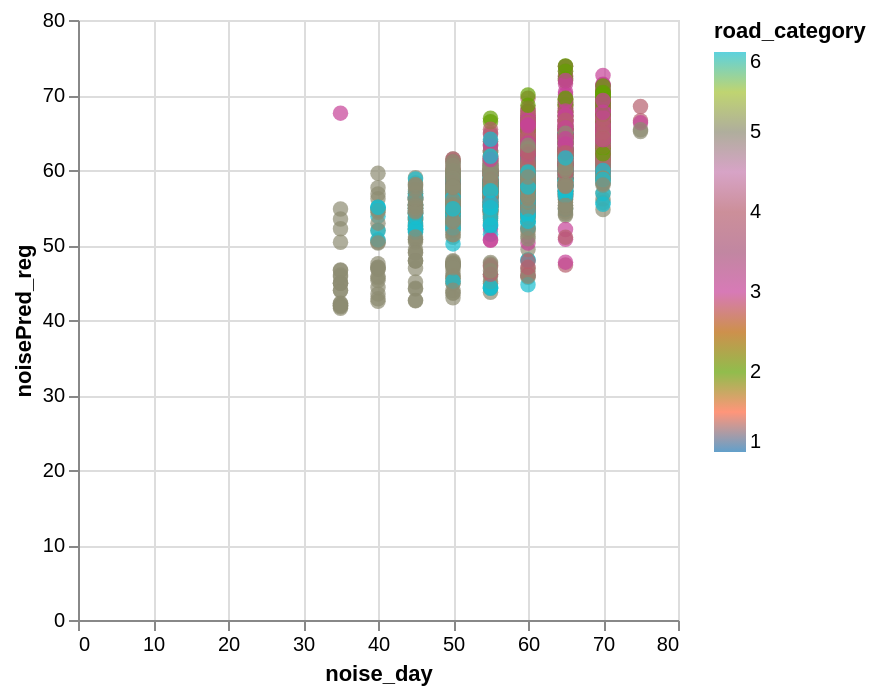

This figure's notebook cell:
### Code cell
data_test['noisePred_reg'] = y_pred

alt.Chart(data_test).mark_circle(size=60).encode(
    x='noise_day',
    y='noisePred_reg',
    color=alt.Color('road_category', scale=alt.Scale(scheme='category10')),
    tooltip=['road_id']
).interactive()

### Figure 1 — Vega-Lite specification as saved in the notebook (floating-point values rounded to 4 significant figures; data arrays with more than 128 entries replaced by an {"elided": "..."} marker saying what was removed)
{"config": {"view": {"continuousWidth": 300, "continuousHeight": 300}}, "data": {"name": "data-be176d47e07bfa0ed8c25c1e684c3670"}, "mark": {"type": "circle", "size": 60}, "encoding": {"color": {"field": "road_category", "scale": {"scheme": "category10"}, "type": "quantitative"}, "tooltip": [{"field": "road_id", "type": "nominal"}], "x": {"field": "noise_day", "type": "quantitative"}, "y": {"field": "noisePred_reg", "type": "quantitative"}}, "params": [{"name": "param_1e9efca18e7a2868", "select": {"type": "interval", "encodings": ["x", "y"]}, "bind": "scales"}], "$schema": "https://vega.github.io/schema/vega-lite/v6.4.1.json", "datasets": {"data-be176d47e07bfa0ed8c25c1e684c3670": {"elided": "2571 records"}}}
